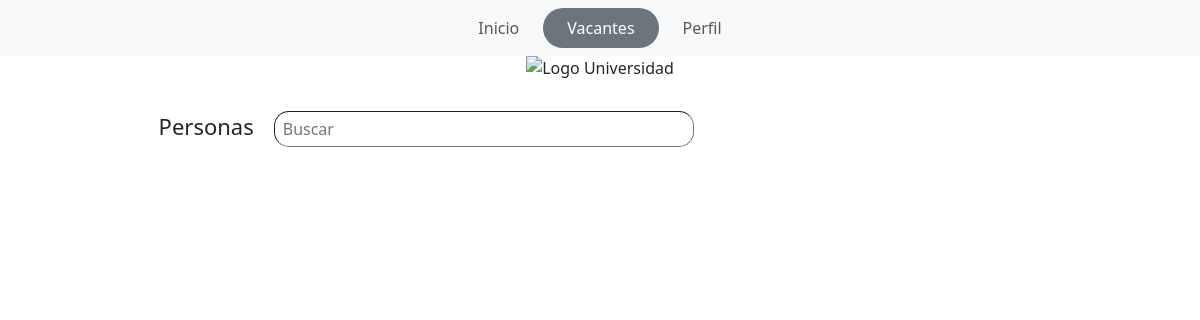
The app's page /php/resultados.php?id=4 (signed in), older data.
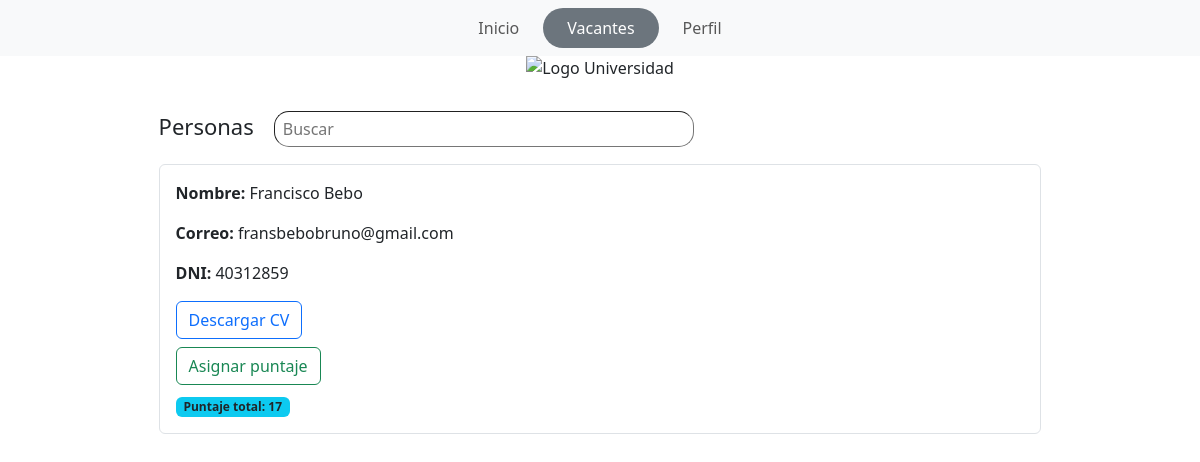
The same page, newer data.
### tables this page shows
CREATE TABLE `postulacion` (
  `ID_Persona` int(11) NOT NULL,
  `ID_Vacante` int(11) NOT NULL,
  `fecha_hora_post` date NOT NULL,
  `resultado` varchar(256) NOT NULL,
  `puntaje` int(11) NOT NULL
);

CREATE TABLE `persona` (
  `ID` int(11) NOT NULL,
  `nombre` varchar(256) NOT NULL,
  `apellido` varchar(256) NOT NULL,
  `mail` varchar(256) NOT NULL,
  `clave` varchar(256) NOT NULL,
  `DNI` int(11) NOT NULL,
  `rol` tinyint(1) NOT NULL DEFAULT 0,
  `cv` varchar(50) NOT NULL,
  `domicilio` varchar(50) DEFAULT NULL,
  `telefono` int(12) DEFAULT NULL,
  `fotoperfil` text NOT NULL DEFAULT 'https://whitedotpublishers.com/wp-content/uploads/2022/05/male-placeholder-image.jpeg'
);

### php/resultados.php (the view, shortened to what this page needs)
<?php
$idVacante = intval($_GET['id']);
require('conection.php');
$sql = "SELECT * FROM postulacion po
INNER JOIN persona p ON p.ID = po.ID_Persona
WHERE ID_Vacante = $idVacante
ORDER BY po.puntaje DESC;";
$resultado = mysqli_query($conn, $sql);
 ?>
<!DOCTYPE html>
<html lang="es">
<head>
  <link href="https://cdn.jsdelivr.net/npm/bootstrap@5.3.3/dist/css/bootstrap.min.css" rel="stylesheet">
  <link href="../css/estilosvacantes.css" rel="stylesheet">
</head>
<body class="d-flex flex-column min-vh-100">
<nav class="navbar navbar-expand-lg navbar-light bg-light">
  <div class="container">
    <div class="collapse navbar-collapse justify-content-center">
      <ul class="navbar-nav">
        <li class="nav-item">
          <a class="nav-link px-4" href="../index.php">Inicio</a>
        </li>
        <li class="nav-item">
          <a class="nav-link rounded-pill active px-4 bg-secondary text-white" href="../php/vacantes.php">Vacantes</a>
        </li>
        <li class="nav-item">
            <a class="nav-link px-4" href="../php/perfil.php">Perfil</a>
          </li>
      </ul>
    </div>
  </div>
</nav>
<div class="container">
  <img class="imagen" src="https://encrypted-tbn0.gstatic.com/images?q=tbn:ANd9GcT_FEqjavcxlrifqvl75bLKmY4my0fdwLqDmQ&s" alt="Logo Universidad" class="logo-facu">
  <div class="linea">
    <div class="titulo">
      <p>Personas</p>
    </div>
    <div>
      <input type="text" class="buscar" name="busqueda" id="busqueda" placeholder="Buscar">
    </div>
  </div>
  <div class="scroll-vacantes">
  <?php while($unaPersona = mysqli_fetch_assoc($resultado)) {
    echo "<div class='persona vacante p-3 mb-4 border rounded'>";
    echo "<p><strong>Nombre:</strong> " . htmlspecialchars($unaPersona["nombre"]) ." ". htmlspecialchars($unaPersona["apellido"]) . "</p>" ;
    echo "<p class='correo'><strong>Correo:</strong> " . htmlspecialchars($unaPersona["mail"]) . "</p>";
    echo "<p class='documento'><strong>DNI:</strong> " . htmlspecialchars($unaPersona["DNI"]) . "</p>";
    if ($_SESSION['rol'] == 1 || $_SESSION['rol'] == 2) {
    echo "<div class='mt-2'>";
    echo "<a href='" . htmlspecialchars($unaPersona['cv']) . "' class='btn btn-outline-primary' download>Descargar CV</a>";
    echo "</div>";
    echo "<div class='mt-2'>";
    echo "<a href='resultado_item.php?id_persona=" . urlencode($unaPersona['ID']) . "&id_vacante=" . urlencode($idVacante) . "' class='btn btn-outline-success'>Asignar puntaje</a>";
    echo "</div>";
  }
    $idPersona = intval($unaPersona['ID']);
    $queryPuntaje = "SELECT SUM(resultado) AS total FROM resultado_item WHERE ID = $idPersona AND ID_Vacante = $idVacante";
    $resPuntaje = mysqli_query($conn, $queryPuntaje);
    $puntaje = mysqli_fetch_assoc($resPuntaje)['total'];
    echo "<div class='mt-2'>";
    if ($puntaje !== null) {
        echo "<span class='badge bg-info text-dark'>Puntaje total: $puntaje</span>";
    } else {
        echo "<span class='badge bg-secondary'>Aún no se asignó puntaje</span>";
    }
    echo "</div>";
    echo "</div>";
} ?>
</div>
</body>
</html>

Row changes from the older to the newer data that the page shows:
added postulacion: ID_Persona.nombre "Francisco", ID_Persona.apellido "Bebo", ID_Persona.mail "fransbebobruno@gmail.com", ID_Persona.DNI "40312859", puntaje "17"
